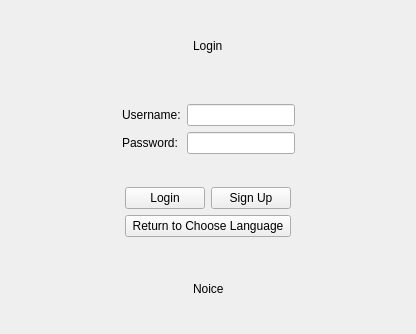
<?xml version="1.0" encoding="UTF-8"?>
<ui version="4.0">
 <class>LoginWidget</class>
 <widget class="QWidget" name="LoginWidget">
  <property name="geometry">
   <rect>
    <x>0</x>
    <y>0</y>
    <width>416</width>
    <height>334</height>
   </rect>
  </property>
  <property name="windowTitle">
   <string>Form</string>
  </property>
  <layout class="QVBoxLayout" name="verticalLayout_3">
   <item>
    <widget class="QWidget" name="wTitle" native="true">
     <layout class="QHBoxLayout" name="horizontalLayout">
      <item>
       <spacer name="horizontalSpacer">
        <property name="orientation">
         <enum>Qt::Horizontal</enum>
        </property>
        <property name="sizeHint" stdset="0">
         <size>
          <width>102</width>
          <height>20</height>
         </size>
        </property>
       </spacer>
      </item>
      <item>
       <widget class="QLabel" name="lblLogin">
        <property name="text">
         <string>Login</string>
        </property>
       </widget>
      </item>
      <item>
       <spacer name="horizontalSpacer_2">
        <property name="orientation">
         <enum>Qt::Horizontal</enum>
        </property>
        <property name="sizeHint" stdset="0">
         <size>
          <width>40</width>
          <height>20</height>
         </size>
        </property>
       </spacer>
      </item>
     </layout>
    </widget>
   </item>
   <item>
    <widget class="QWidget" name="wInputs" native="true">
     <layout class="QHBoxLayout" name="horizontalLayout_2">
      <item>
       <spacer name="horizontalSpacer_3">
        <property name="orientation">
         <enum>Qt::Horizontal</enum>
        </property>
        <property name="sizeHint" stdset="0">
         <size>
          <width>29</width>
          <height>20</height>
         </size>
        </property>
       </spacer>
      </item>
      <item>
       <widget class="QWidget" name="widget_2" native="true">
        <layout class="QGridLayout" name="gridLayout">
         <item row="0" column="0">
          <widget class="QLabel" name="lblUsername">
           <property name="text">
            <string>Username:</string>
           </property>
          </widget>
         </item>
         <item row="0" column="1">
          <widget class="QLineEdit" name="leUsername"/>
         </item>
         <item row="1" column="0">
          <widget class="QLabel" name="lblPassword">
           <property name="text">
            <string>Password:</string>
           </property>
          </widget>
         </item>
         <item row="1" column="1">
          <widget class="QLineEdit" name="lePassword">
           <property name="echoMode">
            <enum>QLineEdit::Password</enum>
           </property>
          </widget>
         </item>
        </layout>
       </widget>
      </item>
      <item>
       <spacer name="horizontalSpacer_4">
        <property name="orientation">
         <enum>Qt::Horizontal</enum>
        </property>
        <property name="sizeHint" stdset="0">
         <size>
          <width>40</width>
          <height>20</height>
         </size>
        </property>
       </spacer>
      </item>
     </layout>
    </widget>
   </item>
   <item>
    <widget class="QWidget" name="wButtons" native="true">
     <layout class="QHBoxLayout" name="horizontalLayout_4">
      <item>
       <spacer name="horizontalSpacer_5">
        <property name="orientation">
         <enum>Qt::Horizontal</enum>
        </property>
        <property name="sizeHint" stdset="0">
         <size>
          <width>31</width>
          <height>20</height>
         </size>
        </property>
       </spacer>
      </item>
      <item>
       <layout class="QVBoxLayout" name="verticalLayout_2">
        <item>
         <layout class="QHBoxLayout" name="horizontalLayout_3">
          <item>
           <widget class="QPushButton" name="btnLogin">
            <property name="text">
             <string>Login</string>
            </property>
           </widget>
          </item>
          <item>
           <widget class="QPushButton" name="btnSignUp">
            <property name="text">
             <string>Sign Up</string>
            </property>
           </widget>
          </item>
         </layout>
        </item>
        <item>
         <widget class="QPushButton" name="btnReturn">
          <property name="text">
           <string>Return to Choose Language</string>
          </property>
         </widget>
        </item>
       </layout>
      </item>
      <item>
       <spacer name="horizontalSpacer_7">
        <property name="orientation">
         <enum>Qt::Horizontal</enum>
        </property>
        <property name="sizeHint" stdset="0">
         <size>
          <width>32</width>
          <height>20</height>
         </size>
        </property>
       </spacer>
      </item>
     </layout>
    </widget>
   </item>
   <item>
    <widget class="QWidget" name="wNotice" native="true">
     <layout class="QHBoxLayout" name="horizontalLayout_5">
      <item>
       <spacer name="horizontalSpacer_9">
        <property name="orientation">
         <enum>Qt::Horizontal</enum>
        </property>
        <property name="sizeHint" stdset="0">
         <size>
          <width>136</width>
          <height>20</height>
         </size>
        </property>
       </spacer>
      </item>
      <item>
       <widget class="QLabel" name="lblNotice">
        <property name="text">
         <string>Noice</string>
        </property>
       </widget>
      </item>
      <item>
       <spacer name="horizontalSpacer_10">
        <property name="orientation">
         <enum>Qt::Horizontal</enum>
        </property>
        <property name="sizeHint" stdset="0">
         <size>
          <width>136</width>
          <height>20</height>
         </size>
        </property>
       </spacer>
      </item>
     </layout>
    </widget>
   </item>
  </layout>
 </widget>
 <resources/>
 <connections/>
</ui>
